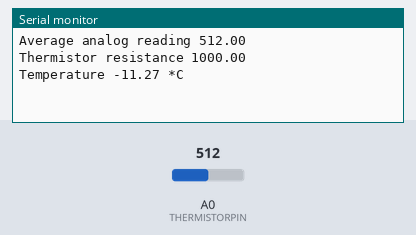
Bench run of a sketch on a simulated Arduino Uno, built with avr-gcc and run on an emulated ATmega328P. Shown: the last lines printed to the serial monitor. The test bench sets the inputs (shaded band); at power-on: A0 (THERMISTORPIN) = 512.

Above: at 1.2 s.
1.3 s: A0 (THERMISTORPIN) set to 716
At 2.7 s:
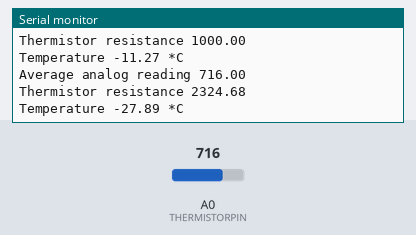
2.8 s: A0 (THERMISTORPIN) set to 900
At 4.2 s:
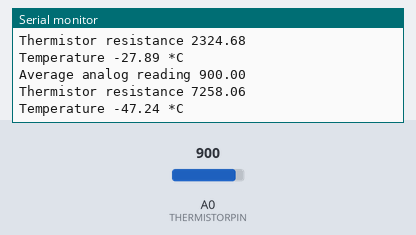
Timing chart, 0 to 5.8 s (numbered marks = the images above; inputs shaded):
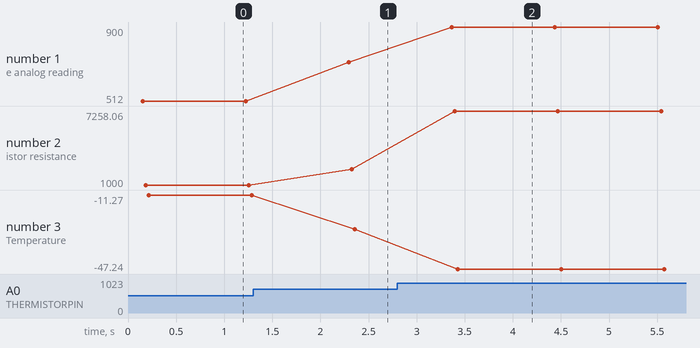

Measured:
- after the input at 1.3 s, the serial monitor: prints a new line after 0.99 s (image 1)
- after the input at 2.8 s, the serial monitor: prints a new line after 0.57 s (image 2)
- plotted number 1: 512 → 716 after the input at 1.3 s, 716 → 900 after the input at 2.8 s
- plotted number 2: 1000 → 2324.68 after the input at 1.3 s, 2324.68 → 7258.06 after the input at 2.8 s
- plotted number 3: -11.27 → -27.89 after the input at 1.3 s, -27.89 → -47.24 after the input at 2.8 s

The sketch:

thermistor.ino
```cpp
// (licence header left out)
// which analog pin to connect
#define THERMISTORPIN A0
// resistance at 25 degrees C
#define THERMISTORNOMINAL 220
// temp. for nominal resistance (almost always 25 C)
#define TEMPERATURENOMINAL 25
// how many samples to take and average, more takes longer
// but is more 'smooth'
#define NUMSAMPLES 5
// The beta coefficient of the thermistor (usually 3000-4000)
#define BCOEFFICIENT 3260
// the value of the 'other' resistor
#define SERIESRESISTOR 1000

#define THERMISTORPOWER 2

int samples[NUMSAMPLES];

void setup(void) {
  Serial.begin(9600);
  //analogReference(EXTERNAL);
  pinMode(THERMISTORPOWER, OUTPUT);
}

void loop(void) {
  digitalWrite(THERMISTORPOWER, HIGH);
  delay(100);
  uint8_t i;
  float average;

  // take N samples in a row, with a slight delay
  for (i = 0; i < NUMSAMPLES; i++) {
    samples[i] = analogRead(THERMISTORPIN);
    delay(10);
  }

  // average all the samples out
  average = 0;
  for (i = 0; i < NUMSAMPLES; i++) {
    average += samples[i];
  }
  average /= NUMSAMPLES;

  digitalWrite(THERMISTORPOWER, LOW);

  Serial.print("Average analog reading ");
  Serial.println(average);

  // convert the value to resistance
  average = 1024 / average - 1;
  average = SERIESRESISTOR / average;
  Serial.print("Thermistor resistance ");
  Serial.println(average);

  float steinhart;
  steinhart = average / THERMISTORNOMINAL;     // (R/Ro)
  steinhart = log(steinhart);                  // ln(R/Ro)
  steinhart /= BCOEFFICIENT;                   // 1/B * ln(R/Ro)
  steinhart += 1.0 / (TEMPERATURENOMINAL + 273.15); // + (1/To)
  steinhart = 1.0 / steinhart;                 // Invert
  steinhart -= 273.15;                         // convert absolute temp to C

  Serial.print("Temperature ");
  Serial.print(steinhart);
  Serial.println(" *C");

  delay(900);
}
```
